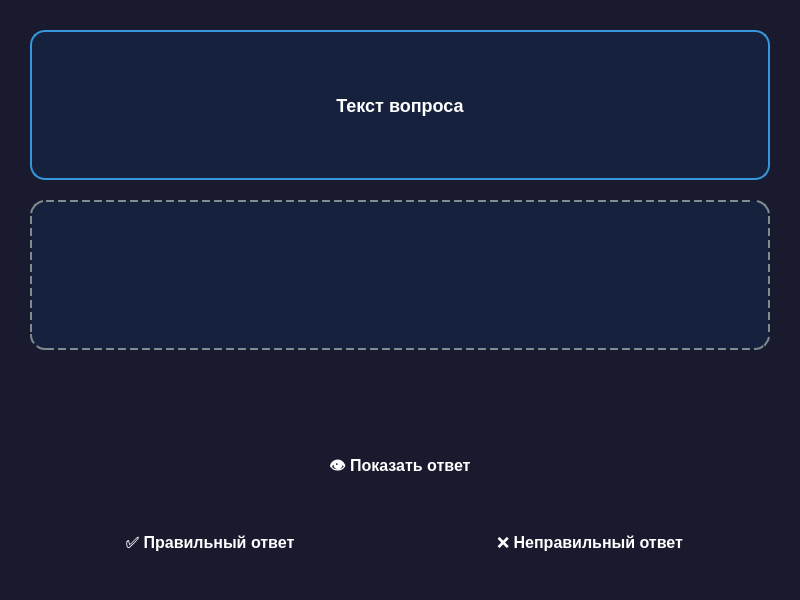
<?xml version="1.0" encoding="UTF-8"?>
<ui version="4.0">
 <class>QuestionWindow</class>
 <widget class="QDialog" name="QuestionWindow">
  <property name="geometry">
   <rect>
    <x>0</x>
    <y>0</y>
    <width>800</width>
    <height>600</height>
   </rect>
  </property>
  <property name="minimumSize">
   <size>
    <width>600</width>
    <height>450</height>
   </size>
  </property>
  <property name="styleSheet">
   <string notr="true">QDialog {
    background-color: #1a1a2e;
    font-family: 'Segoe UI', Arial, sans-serif;
}</string>
  </property>
  <property name="windowTitle">
   <string>Вопрос</string>
  </property>
  <layout class="QVBoxLayout" name="verticalLayout">
   <property name="spacing">
    <number>20</number>
   </property>
   <property name="leftMargin">
    <number>30</number>
   </property>
   <property name="topMargin">
    <number>30</number>
   </property>
   <property name="rightMargin">
    <number>30</number>
   </property>
   <property name="bottomMargin">
    <number>30</number>
   </property>
   <item>
    <widget class="QLabel" name="questionLabel">
     <property name="minimumSize">
      <size>
       <width>0</width>
       <height>150</height>
      </size>
     </property>
     <property name="styleSheet">
      <string notr="true">QLabel {
    color: white;
    font-size: 18px;
    font-weight: 500;
    padding: 25px;
    background-color: #16213e;
    border: 2px solid #3498db;
    border-radius: 15px;
    line-height: 1.4;
}</string>
     </property>
     <property name="text">
      <string>Текст вопроса</string>
     </property>
     <property name="alignment">
      <set>Qt::AlignCenter</set>
     </property>
     <property name="wordWrap">
      <bool>true</bool>
     </property>
    </widget>
   </item>
   <item>
    <widget class="QFrame" name="answerFrame">
     <property name="minimumSize">
      <size>
       <width>0</width>
       <height>150</height>
      </size>
     </property>
     <property name="styleSheet">
      <string notr="true">QFrame {
    background-color: #16213e;
    border: 2px dashed #7f8c8d;
    border-radius: 15px;
}</string>
     </property>
     <layout class="QVBoxLayout" name="verticalLayout_2">
      <property name="spacing">
       <number>0</number>
      </property>
      <property name="margin">
       <number>0</number>
      </property>
      <item>
       <widget class="QLabel" name="answerLabel">
        <property name="styleSheet">
         <string notr="true">QLabel {
    color: white;
    font-size: 18px;
    font-weight: 500;
    padding: 25px;
    background-color: transparent;
    border: none;
    border-radius: 15px;
    line-height: 1.4;
}</string>
        </property>
        <property name="text">
         <string></string>
        </property>
        <property name="alignment">
         <set>Qt::AlignCenter</set>
        </property>
        <property name="wordWrap">
         <bool>true</bool>
        </property>
       </widget>
      </item>
     </layout>
    </widget>
   </item>
   <item>
    <spacer name="verticalSpacer">
     <property name="orientation">
      <enum>Qt::Vertical</enum>
     </property>
     <property name="sizeHint" stdset="0">
      <size>
       <width>20</width>
       <height>40</height>
      </size>
     </property>
    </spacer>
   </item>
   <item>
    <widget class="QPushButton" name="showAnswerButton">
     <property name="minimumSize">
      <size>
       <width>0</width>
       <height>55</height>
      </size>
     </property>
     <property name="styleSheet">
      <string notr="true">QPushButton {
    background: qlineargradient(x1:0, y1:0, x2:0, y2:1,
        stop:0 #3498db, stop:1 #2980b9);
    color: white;
    font-size: 16px;
    font-weight: bold;
    border: none;
    border-radius: 10px;
    padding: 12px;
}
QPushButton:hover {
    background: qlineargradient(x1:0, y1:0, x2:0, y2:1,
        stop:0 #2980b9, stop:1 #2573a7);
}
QPushButton:pressed {
    background: qlineargradient(x1:0, y1:0, x2:0, y2:1,
        stop:0 #2573a7, stop:1 #1f618d);
}</string>
     </property>
     <property name="text">
      <string>👁️ Показать ответ</string>
     </property>
    </widget>
   </item>
   <item>
    <layout class="QHBoxLayout" name="resultButtonsLayout">
     <property name="spacing">
      <number>20</number>
     </property>
     <item>
      <widget class="QPushButton" name="correctButton">
       <property name="minimumSize">
        <size>
         <width>0</width>
         <height>55</height>
        </size>
       </property>
       <property name="styleSheet">
        <string notr="true">QPushButton {
    background: qlineargradient(x1:0, y1:0, x2:0, y2:1,
        stop:0 #2ecc71, stop:1 #27ae60);
    color: white;
    font-size: 16px;
    font-weight: bold;
    border: none;
    border-radius: 10px;
    padding: 12px;
}
QPushButton:hover {
    background: qlineargradient(x1:0, y1:0, x2:0, y2:1,
        stop:0 #27ae60, stop:1 #219653);
}
QPushButton:pressed {
    background: qlineargradient(x1:0, y1:0, x2:0, y2:1,
        stop:0 #219653, stop:1 #1e8449);
}</string>
       </property>
       <property name="text">
        <string>✅ Правильный ответ</string>
       </property>
      </widget>
     </item>
     <item>
      <widget class="QPushButton" name="incorrectButton">
       <property name="minimumSize">
        <size>
         <width>0</width>
         <height>55</height>
        </size>
       </property>
       <property name="styleSheet">
        <string notr="true">QPushButton {
    background: qlineargradient(x1:0, y1:0, x2:0, y2:1,
        stop:0 #e74c3c, stop:1 #c0392b);
    color: white;
    font-size: 16px;
    font-weight: bold;
    border: none;
    border-radius: 10px;
    padding: 12px;
}
QPushButton:hover {
    background: qlineargradient(x1:0, y1:0, x2:0, y2:1,
        stop:0 #c0392b, stop:1 #a93226);
}
QPushButton:pressed {
    background: qlineargradient(x1:0, y1:0, x2:0, y2:1,
        stop:0 #a93226, stop:1 #922b21);
}</string>
       </property>
       <property name="text">
        <string>❌ Неправильный ответ</string>
       </property>
      </widget>
     </item>
    </layout>
   </item>
  </layout>
 </widget>
 <resources/>
 <connections/>
</ui>
